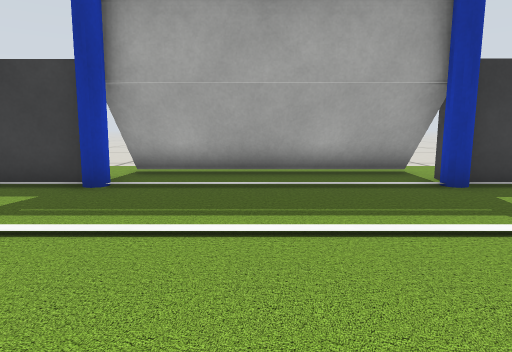
View 1 (above)

16 first-person views from a walk through a robot-simulator world made for Gazebo. The camera is 0.22 m above the floor, tilts 8° down and sees 75° across. The floor is counted in squares, 0.2 m on a side. Each view is taken from the middle of a square. On the plan, view 1 faces up. The plan holds only what a view shows up to about 13 squares ahead; the rest is blank. The robots in the file are not drawn.

View 2
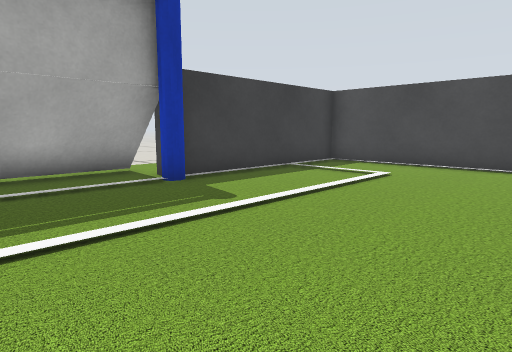

View 3
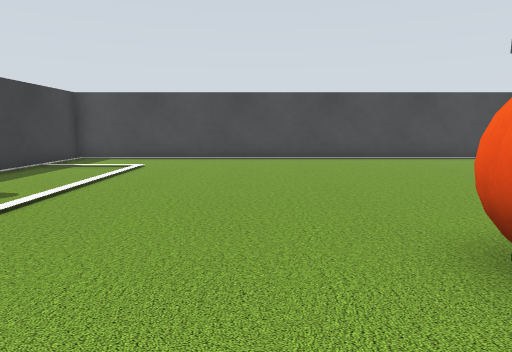

View 4
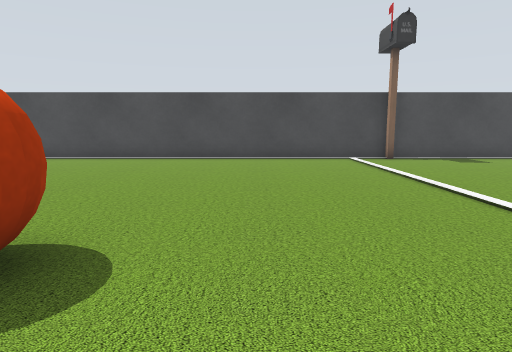

View 5
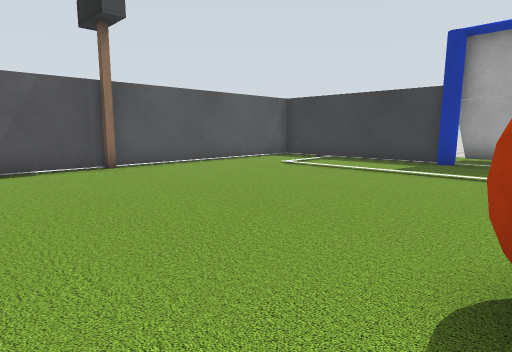

View 6
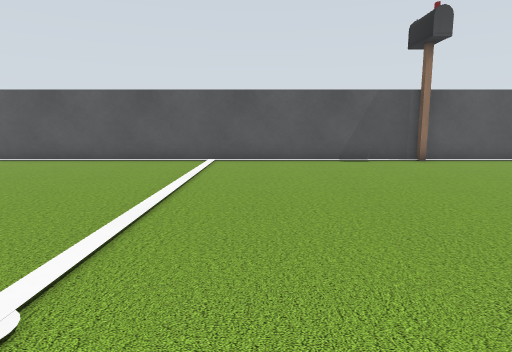

View 7
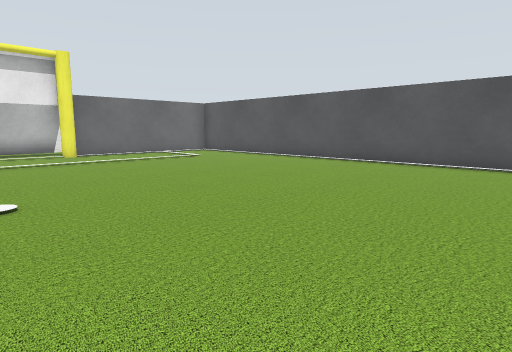

View 8
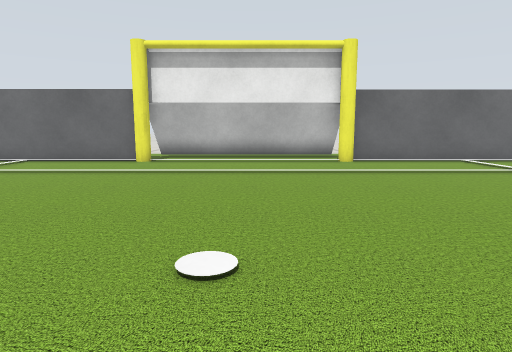

View 9
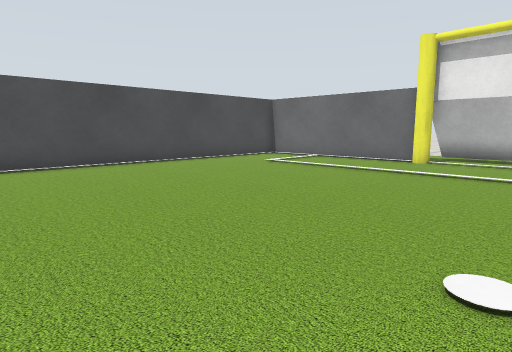

View 10
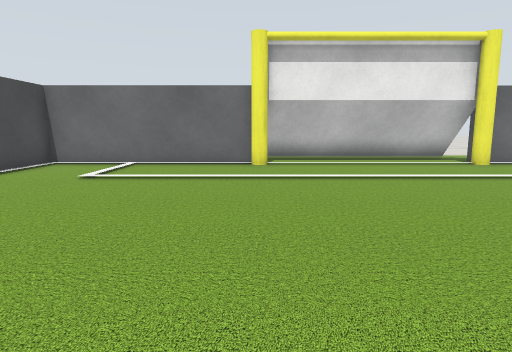

View 11
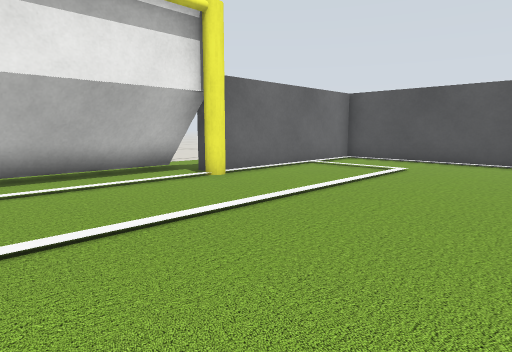

View 12
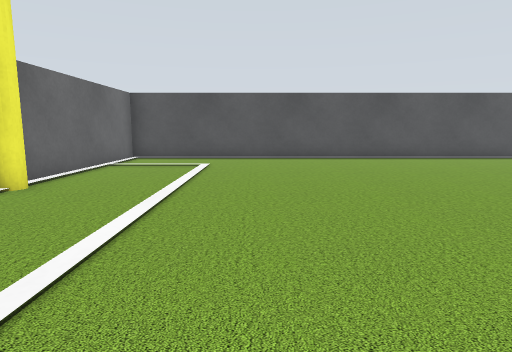

View 13
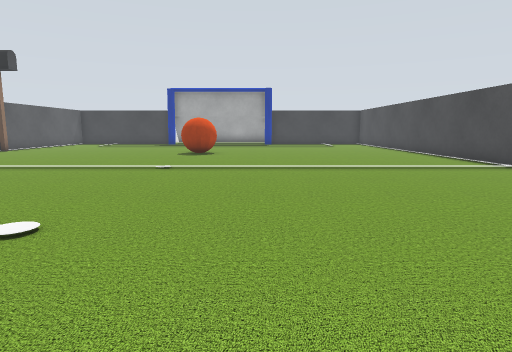

View 14
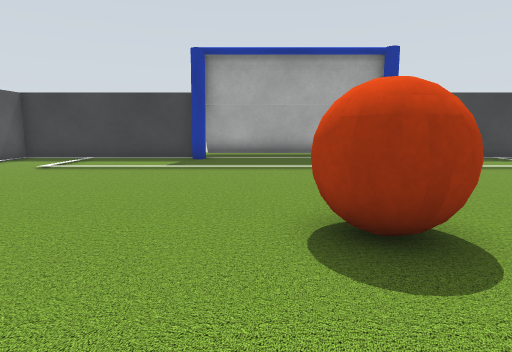

View 15
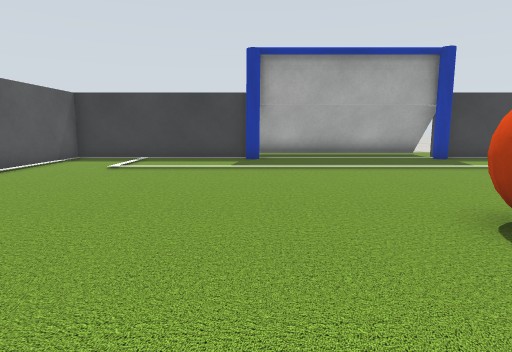

View 16
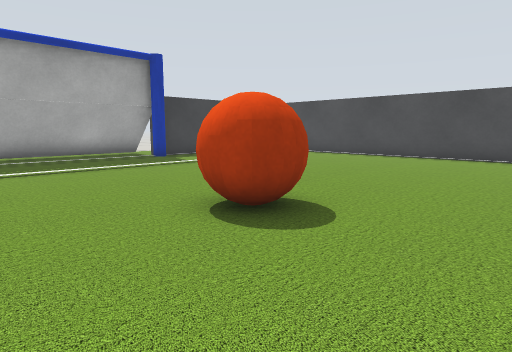

### Floor plan
Key: @ floor where view 1 was taken; # wall or solid block; . floor; B white box; P blue pole; R orange ball; S postbox; Y yellow pole.
Columns run from 10 left of view 1 to 11 right of it. Each row starts with its distance up from view 1.
  8        BBBBBBBB
  7 #######BBBBBBB########
  6 #......P......P......#
  5 #....................#
  4 #....................#
  3 #....................#
  2 #....................#
  1 #....................#
  0 #.........@..........#
 -1 S....................#
 -2 #.........RR.........#
 -3 #.........RR.........#
 -4 #....................#
 -5 #....................#
 -6 #....................#
 -7 #....................#
 -8 #....................#
 -9 #....................#
-10 #...................S#
-11 #....................#
-12 #....................#
-13 #....................#
-14 #....................#
-15 #....................#
-16 #....................#
-17 #....................#
-18 #....................#
-19 #....................#
-20 #....................#
-21 #....................#
-22 #....................#
-23 #......Y......Y......#
-24 #######YBBBBBBY#######
-25       .BBBBBBBB
-26        BBBBBBB

Positions as (right, up) in squares from view 1, and headings:
1: (0, 0), facing up
2: (0, 0), facing up-right
3: (-2, 0), facing right
4: (-2, -5), facing right
5: (0, -5), facing up-left
6: (2, -7), facing left
7: (1, -9), facing down-left
8: (0, -12), facing down
9: (0, -12), facing down-right
10: (4, -13), facing down
11: (2, -17), facing down-left
12: (3, -19), facing left
13: (3, -18), facing up
14: (-1, -6), facing up
15: (-3, -6), facing up
16: (-3, -6), facing up-right
